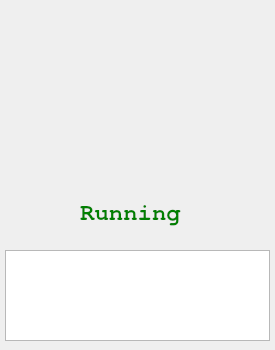
<?xml version="1.0" encoding="UTF-8"?>
<ui version="4.0">
 <class>CNCPage</class>
 <widget class="QWidget" name="CNCPage">
  <property name="geometry">
   <rect>
    <x>0</x>
    <y>0</y>
    <width>275</width>
    <height>350</height>
   </rect>
  </property>
  <property name="minimumSize">
   <size>
    <width>200</width>
    <height>200</height>
   </size>
  </property>
  <property name="windowTitle">
   <string>Module CNC</string>
  </property>
  <widget class="QTextEdit" name="textEdit">
   <property name="geometry">
    <rect>
     <x>5</x>
     <y>250</y>
     <width>265</width>
     <height>91</height>
    </rect>
   </property>
   <property name="readOnly">
    <bool>true</bool>
   </property>
  </widget>
  <widget class="QLabel" name="logo">
   <property name="geometry">
    <rect>
     <x>60</x>
     <y>30</y>
     <width>161</width>
     <height>161</height>
    </rect>
   </property>
   <property name="text">
    <string/>
   </property>
   <property name="pixmap">
    <pixmap resource="../ressources.qrc">:/img/img/linuxcnc_logo.png</pixmap>
   </property>
  </widget>
  <widget class="QLabel" name="status">
   <property name="geometry">
    <rect>
     <x>60</x>
     <y>190</y>
     <width>141</width>
     <height>41</height>
    </rect>
   </property>
   <property name="font">
    <font>
     <family>TeX Gyre Cursor</family>
     <pointsize>18</pointsize>
     <weight>75</weight>
     <bold>true</bold>
    </font>
   </property>
   <property name="text">
    <string>&lt;html&gt;&lt;head/&gt;&lt;body&gt;&lt;p align=&quot;center&quot;&gt;&lt;span style=&quot; color:#008000;&quot;&gt;Running&lt;/span&gt;&lt;/p&gt;&lt;/body&gt;&lt;/html&gt;</string>
   </property>
  </widget>
 </widget>
 <resources>
  <include location="../ressources.qrc"/>
 </resources>
 <connections/>
</ui>
